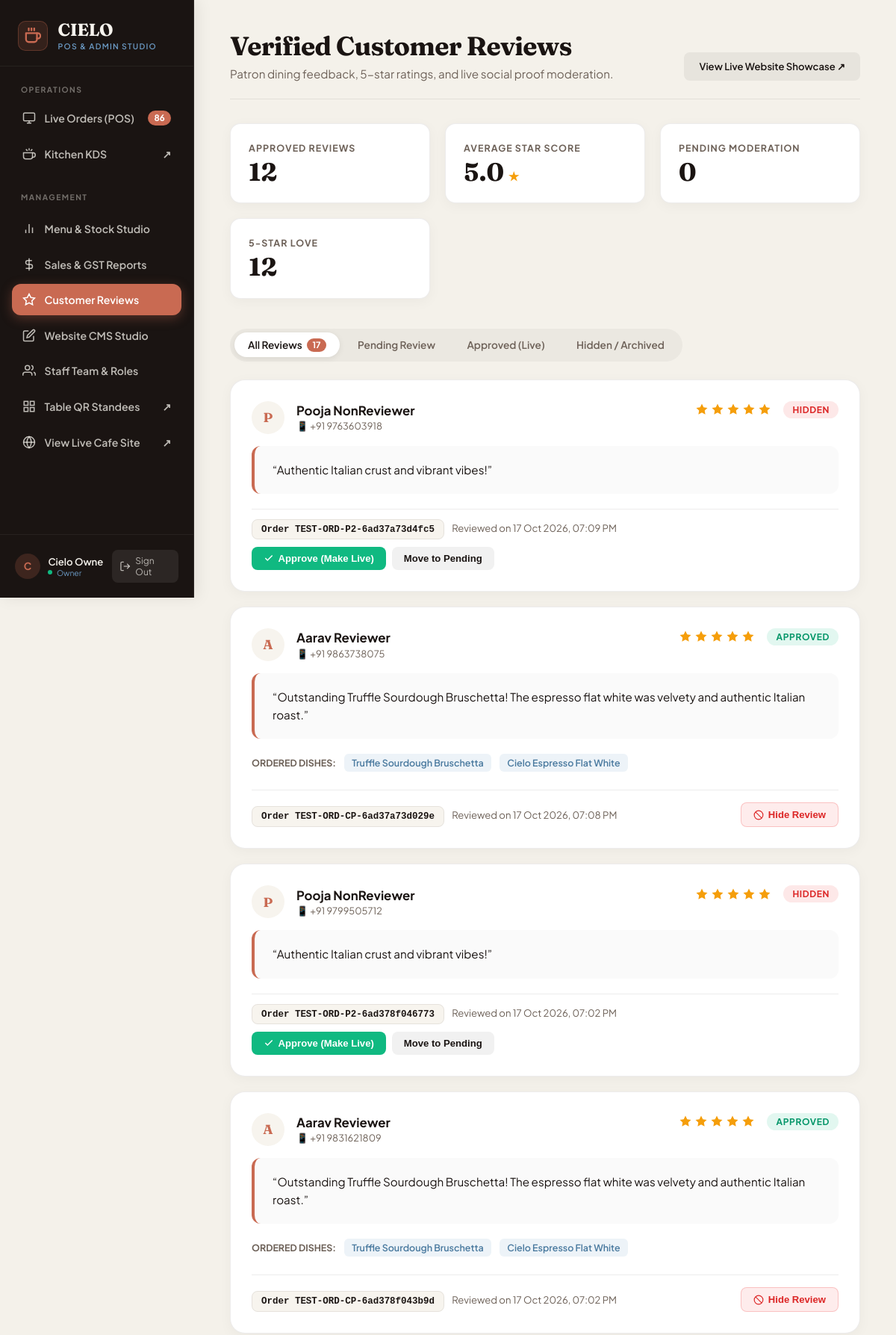
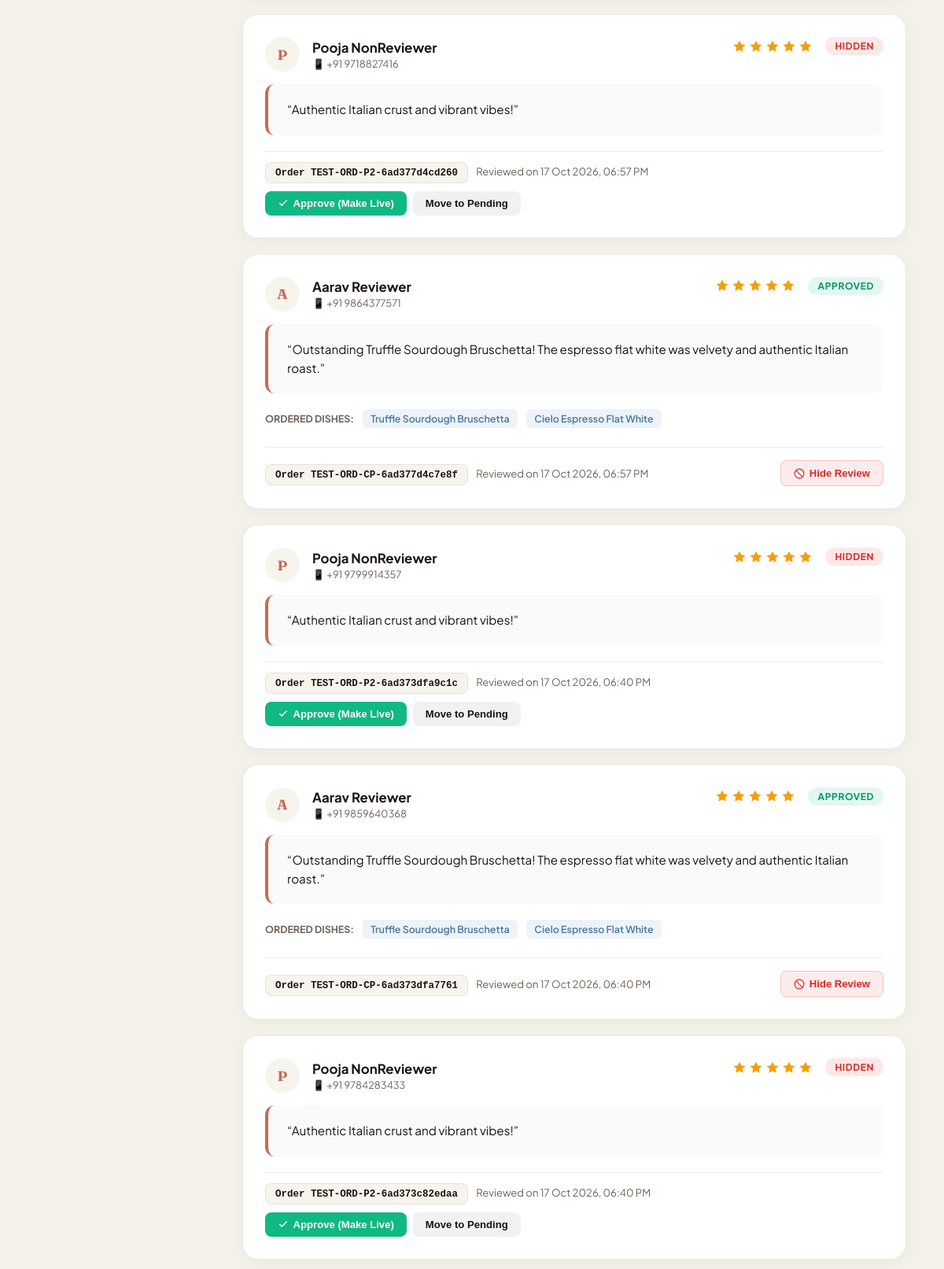
Page /admin/reviews.php (signed in, upper part) on the committed database (2 pictures, top to bottom).
### tables this page shows
CREATE TABLE `reviews` (
  `id` INTEGER PRIMARY KEY AUTOINCREMENT,
  `order_id` INTEGER NOT NULL UNIQUE,
  `user_id` INTEGER NOT NULL,
  `rating` INTEGER NOT NULL,
  `review_text` TEXT NULL,
  `photo_url` TEXT NULL,
  `status` TEXT NOT NULL DEFAULT 'pending',
  `created_at` TEXT NOT NULL DEFAULT CURRENT_TIMESTAMP,
  `updated_at` TEXT NOT NULL DEFAULT CURRENT_TIMESTAMP,
  FOREIGN KEY (`order_id`) REFERENCES `orders` (`id`) ON DELETE CASCADE,
  FOREIGN KEY (`user_id`) REFERENCES `users` (`id`) ON DELETE CASCADE
);

CREATE TABLE `users` (
  `id` INTEGER PRIMARY KEY AUTOINCREMENT,
  `phone` TEXT NOT NULL UNIQUE,
  `name` TEXT NULL,
  `email` TEXT NULL,
  `dob` TEXT NULL,
  `created_at` TEXT NOT NULL DEFAULT CURRENT_TIMESTAMP,
  `updated_at` TEXT NOT NULL DEFAULT CURRENT_TIMESTAMP
);

CREATE TABLE `orders` (
  `id` INTEGER PRIMARY KEY AUTOINCREMENT,
  `order_number` TEXT NOT NULL UNIQUE,
  `user_id` INTEGER NULL,
  `table_id` INTEGER NOT NULL,
  `status` TEXT NOT NULL DEFAULT 'placed',
  `subtotal_paise` INTEGER NOT NULL DEFAULT 0,
  `discount_paise` INTEGER NOT NULL DEFAULT 0,
  `tax_paise` INTEGER NOT NULL DEFAULT 0,
  `total_paise` INTEGER NOT NULL DEFAULT 0,
  `payment_status` TEXT NOT NULL DEFAULT 'pending',
  `payment_method` TEXT NOT NULL DEFAULT 'counter_cash',
  `kitchen_notes` TEXT NULL,
  `cancelled_reason` TEXT NULL,
  `created_at` TEXT NOT NULL DEFAULT CURRENT_TIMESTAMP,
  `updated_at` TEXT NOT NULL DEFAULT CURRENT_TIMESTAMP,
  FOREIGN KEY (`table_id`) REFERENCES `tables` (`id`),
  FOREIGN KEY (`user_id`) REFERENCES `users` (`id`) ON DELETE SET NULL
);

### app/bootstrap.php (called while the page is built, shortened)
<?php
spl_autoload_register(function (string $class) {
    $prefix = 'App\\';
    $baseDir = CIELO_APP . '/';
    $len = strlen($prefix);
    $relativeClass = substr($class, $len);
    $file = $baseDir . str_replace('\\', '/', $relativeClass) . '.php';
});
function db(): \App\Core\Database {
    return \App\Core\Database::getInstance();
}

### app/Core/Database.php (called while the page is built, shortened)
<?php
class Database
{
    private static ?self $instance = null;
    private ?PDO $pdo = null;
    private function __construct()
    {
        $defaultConnection = Config::get('database.default', 'sqlite');
        $config = Config::get("database.connections.{$defaultConnection}");
        $this->driver = $config['driver'] ?? 'mysql';
        try {
            if ($this->driver === 'sqlite') {
                $dbPath = $config['database'];
                $dir = dirname($dbPath);
                $dsn = "sqlite:{$dbPath}";
                $this->pdo = new PDO($dsn, null, null, $config['options'] ?? []);
                $this->pdo->exec('PRAGMA foreign_keys = ON;');
            }
        } catch (PDOException $e) {
            $sqlitePath = (defined('CIELO_DATABASE') ? CIELO_DATABASE : __DIR__ . '/../../database') . '/cielo.sqlite';
            if ($this->driver === 'mysql' && file_exists($sqlitePath)) {
                try {
                    $this->driver = 'sqlite';
                    $this->pdo = new PDO("sqlite:{$sqlitePath}", null, null, [
                        PDO::ATTR_ERRMODE => PDO::ERRMODE_EXCEPTION,
                        PDO::ATTR_DEFAULT_FETCH_MODE => PDO::FETCH_ASSOC,
                    ]);
                    $this->pdo->exec('PRAGMA foreign_keys = ON;');
                    return;
                } catch (Throwable) {
                }
            }
            throw new RuntimeException("Database connection failed [{$this->driver}]: " . $e->getMessage(), (int)$e->getCode(), $e);
        }
    }
    public static function getInstance(): self
    {
        if (self::$instance === null) {
            self::$instance = new self();
        }
        return self::$instance;
    }
    public function query(string $sql, array $params = []): \PDOStatement
    {
        try {
            $stmt = $this->pdo->prepare($sql);
            $stmt->execute($params);
            return $stmt;
        } catch (PDOException $e) {
            throw new RuntimeException("Query error: {$e->getMessage()} | SQL: {$sql}", (int)$e->getCode(), $e);
        }
    }
    public function fetch(string $sql, array $params = []): ?array
    {
        $stmt = $this->query($sql, $params);
        $result = $stmt->fetch();
        return $result === false ? null : $result;
    }
    public function fetchAll(string $sql, array $params = []): array
    {
        $stmt = $this->query($sql, $params);
        return $stmt->fetchAll();
    }
}

### app/Models/Review.php (called while the page is built, shortened)
<?php
class Review extends Model
{
    public static function countPending(): int
    {
        $db = db();
        $row = $db->fetch("SELECT COUNT(*) AS total FROM reviews WHERE status = 'pending'");
        return (int)($row['total'] ?? 0);
    }
    public static function getAllWithDetails(int $limit = 100, ?string $status = null): array
    {
        $db = db();
        $params = [];
        $where = "1=1";
        $params[] = $limit;
        $sql = "SELECT r.*,
                       u.name AS user_name,
                       u.phone AS user_phone,
                       u.email AS user_email,
                       o.order_number,
                       o.total_paise,
                       o.created_at AS order_date,
                       (SELECT GROUP_CONCAT(oi.item_name, ', ') FROM order_items oi WHERE oi.order_id = r.order_id) AS dishes_ordered
                FROM reviews r
                LEFT JOIN users u ON r.user_id = u.id
                LEFT JOIN orders o ON r.order_id = o.id
                WHERE {$where}
                ORDER BY CASE WHEN r.status = 'pending' THEN 0 ELSE 1 END, r.id DESC
                LIMIT ?";
        return $db->fetchAll($sql, $params);
    }
    public static function getSummaryStats(): array
    {
        $db = db();
        $row = $db->fetch("SELECT COUNT(*) AS total, AVG(rating) AS avg_rating FROM reviews WHERE status = 'approved'");
        $total = (int)($row['total'] ?? 0);
        $avg = round((float)($row['avg_rating'] ?? 5.0), 1);
        $distRows = $db->fetchAll("SELECT rating, COUNT(*) AS count FROM reviews WHERE status = 'approved' GROUP BY rating");
        $distribution = [5 => 0, 4 => 0, 3 => 0, 2 => 0, 1 => 0];
        foreach ($distRows as $dr) {
            $r = (int)$dr['rating'];
            if (isset($distribution[$r])) {
                $distribution[$r] = (int)$dr['count'];
            }
        }
        return [
            'total_approved' => $total,
            'average_rating' => $total > 0 ? $avg : 5.0,
            'distribution' => $distribution,
        ];
    }
}

### app/Core/Config.php (called while the page is built, shortened)
<?php
class Config
{
    private static array $items = [];
    public static function get(string $key, mixed $default = null): mixed
    {
        $parts = explode('.', $key);
        $file = array_shift($parts);
        if (!isset(self::$items[$file])) {
            $path = CIELO_CONFIG . '/' . $file . '.php';
            if (file_exists($path)) {
                self::$items[$file] = require $path;
            } else {
                return $default;
            }
        }
        $current = self::$items[$file];
        foreach ($parts as $part) {
            $current = $current[$part];
        }
        return $current;
    }
}

### config/database.php (called while the page is built)
<?php
return [
    'default' => getenv('DB_CONNECTION') ?: 'sqlite',
    'connections' => [
        'mysql' => [
            'driver' => 'mysql',
            'host' => getenv('DB_HOST') ?: '127.0.0.1',
            'port' => (int)(getenv('DB_PORT') ?: 3306),
            'database' => getenv('DB_DATABASE') ?: 'cielo_cafe',
            'username' => getenv('DB_USERNAME') ?: 'root',
            'password' => getenv('DB_PASSWORD') ?: '',
            'charset' => 'utf8mb4',
            'collation' => 'utf8mb4_unicode_ci',
            'options' => [
                PDO::ATTR_ERRMODE => PDO::ERRMODE_EXCEPTION,
                PDO::ATTR_DEFAULT_FETCH_MODE => PDO::FETCH_ASSOC,
                PDO::ATTR_EMULATE_PREPARES => false,
                (defined('Pdo\Mysql::ATTR_INIT_COMMAND') ? \Pdo\Mysql::ATTR_INIT_COMMAND : 1002) => "SET NAMES utf8mb4 COLLATE utf8mb4_unicode_ci",
            ],
        ],
        'sqlite' => [
            'driver' => 'sqlite',
            'database' => (function() {
                $raw = (string)(getenv('DB_DATABASE') ?: '');
                if (empty($raw) || $raw === 'cielo_cafe') {
                    return (defined('CIELO_DATABASE') ? CIELO_DATABASE : __DIR__ . '/../database') . '/cielo.sqlite';
                }
                if (str_starts_with($raw, '/') || preg_match('/^[A-Za-z]:[\\\\\/]/', $raw)) {
                    return $raw;
                }
                $root = defined('CIELO_ROOT') ? CIELO_ROOT : dirname(__DIR__);
                return $root . '/' . ltrim($raw, '/');
            })(),
            'options' => [
                PDO::ATTR_ERRMODE => PDO::ERRMODE_EXCEPTION,
                PDO::ATTR_DEFAULT_FETCH_MODE => PDO::FETCH_ASSOC,
                PDO::ATTR_EMULATE_PREPARES => false,
            ],
        ],
    ],
];

### app/Services/ReviewService.php (called while the page is built, shortened)
<?php
class ReviewService
{
    public static function getStats(): array
    {
        return Review::getSummaryStats();
    }
}

### admin/reviews.php (the view, shortened to what this page needs)
<?php
require_once __DIR__ . '/../app/bootstrap.php';
$filter = (string)($_GET['status'] ?? 'all');
$statusFilter = in_array($filter, ['pending', 'approved', 'hidden'], true) ? $filter : null;
$reviews = Review::getAllWithDetails(100, $statusFilter);
$stats = ReviewService::getStats();
$pendingCount = Review::countPending();
?>
<!DOCTYPE html>
<html lang="en">
<head>
</head>
<body>
  <?php require __DIR__ . '/includes/sidebar.php'; ?>
  <main class="admin-main">
    <div class="header-bar">
      <div>
        <h1 class="page-title">Verified Customer Reviews</h1>
        <p class="page-sub">Patron dining feedback, 5-star ratings, and live social proof moderation.</p>
      </div>
      <div>
        <a href="/index.php#reviews" target="_blank" class="btn-action btn-restore" style="text-decoration: none; padding: 0.65rem 1.25rem;">
          View Live Website Showcase ↗
        </a>
      </div>
    </div>
    <div class="metric-grid">
      <div class="metric-card">
        <span class="metric-label">Approved Reviews</span>
        <div class="metric-value">
          <?= number_format($stats['total_approved']) ?>
        </div>
      </div>
      <div class="metric-card">
        <span class="metric-label">Average Star Score</span>
        <div class="metric-value">
          <?= number_format($stats['average_rating'], 1) ?> <span style="font-size: 1rem; color: #F59E0B;">★</span>
        </div>
      </div>
      <div class="metric-card">
        <span class="metric-label">Pending Moderation</span>
        <div class="metric-value" style="color: <?= $pendingCount > 0 ? 'var(--accent-terracotta)' : 'var(--text-espresso)' ?>;">
          <?= number_format($pendingCount) ?>
        </div>
      </div>
      <div class="metric-card">
        <span class="metric-label">5-Star Love</span>
        <div class="metric-value">
          <?= number_format($stats['distribution'][5] ?? 0) ?>
        </div>
      </div>
    </div>
    <div class="filters-bar">
      <div class="filter-tabs">
        <a href="?status=all" class="filter-tab <?= $filter === 'all' ? 'active' : '' ?>">
          All Reviews
          <span class="badge-count"><?= count($reviews) ?></span>
        </a>
        <a href="?status=pending" class="filter-tab <?= $filter === 'pending' ? 'active' : '' ?>">
          Pending Review
        </a>
        <a href="?status=approved" class="filter-tab <?= $filter === 'approved' ? 'active' : '' ?>">
          Approved (Live)
        </a>
        <a href="?status=hidden" class="filter-tab <?= $filter === 'hidden' ? 'active' : '' ?>">
          Hidden / Archived
        </a>
      </div>
    </div>
    <?php if (empty($reviews)): ?>
      <div style="background: #fff; border-radius: var(--radius-lg); padding: 4rem 2rem; text-align: center; border: 1px dashed var(--border-warm); color: var(--text-muted);">
        <div style="font-size: 2.5rem; margin-bottom: 0.5rem;">★</div>
        <h3 style="font-size: 1.15rem; color: var(--text-espresso); margin: 0 0 0.5rem;">No reviews found in this view</h3>
        <p style="font-size: 0.88rem; margin: 0;">Verified reviews will appear here once patrons complete dining orders.</p>
      </div>
    <?php else: ?>
      <div class="reviews-list">
        <?php foreach ($reviews as $rev): ?>
          <div class="review-item">
            <div class="review-item-header">
              <div class="reviewer-meta">
                <div class="reviewer-avatar">
                  <?= strtoupper(substr($rev['user_name'] ?: 'P', 0, 1)) ?>
                </div>
                <div>
                  <h3 class="reviewer-name"><?= htmlspecialchars($rev['user_name'] ?: 'Patron') ?></h3>
                  <div class="reviewer-contact">
                    <span>📱 +91 <?= htmlspecialchars((string)$rev['user_phone']) ?></span>
                  </div>
                </div>
              </div>
              <div style="display: flex; align-items: center; gap: 1rem;">
                <div class="stars-display">
                  <?php for ($s = 1; $s <= 5; $s++): ?>
                    <svg class="star-icon <?= $s <= (int)$rev['rating'] ? '' : 'empty' ?>" viewBox="0 0 24 24">
                      <polygon points="12 2 15.09 8.26 22 9.27 17 14.14 18.18 21.02 12 17.77 5.82 21.02 7 14.14 2 9.27 8.91 8.26 12 2"/>
                    </svg>
                  <?php endfor; ?>
                </div>
                <span class="status-badge <?= htmlspecialchars($rev['status']) ?>">
                  <?= ucfirst(htmlspecialchars($rev['status'])) ?>
                </span>
              </div>
            </div>
            <div class="review-content">
              &ldquo;<?= nl2br(htmlspecialchars((string)$rev['review_text'])) ?>&rdquo;
            </div>
            <?php if (!empty($rev['dishes_ordered'])): ?>
              <div style="margin-bottom: 1rem;">
                <span style="font-size: 0.78rem; font-weight: 700; color: var(--text-muted); text-transform: uppercase; margin-right: 0.5rem;">Ordered Dishes:</span>
                <?php foreach (explode(',', (string)$rev['dishes_ordered']) as $dish): ?>
                  <span class="dish-tag"><?= htmlspecialchars(trim($dish)) ?></span>
                <?php endforeach; ?>
              </div>
            <?php endif; ?>
            <div class="review-footer">
              <div style="font-size: 0.82rem; color: var(--text-muted);">
                <span class="order-pill">Order <?= htmlspecialchars((string)$rev['order_number']) ?></span>
                <span style="margin-left: 0.5rem;">Reviewed on <?= date('d M Y, h:i A', strtotime($rev['created_at'])) ?></span>
              </div>
              <form method="POST" style="margin: 0;" class="action-group">
                <?php if ($rev['status'] !== 'approved'): ?>
                  <button type="submit" name="new_status" value="approved" class="btn-action btn-approve">
                    <svg width="14" height="14" viewBox="0 0 24 24" fill="none" stroke="currentColor" stroke-width="2.5"><polyline points="20 6 9 17 4 12"/></svg>
                    Approve (Make Live)
                  </button>
                <?php endif; ?>
                <?php if ($rev['status'] !== 'hidden'): ?>
                  <button type="submit" name="new_status" value="hidden" class="btn-action btn-hide">
                    <svg width="14" height="14" viewBox="0 0 24 24" fill="none" stroke="currentColor" stroke-width="2"><circle cx="12" cy="12" r="10"/><line x1="4.93" y1="4.93" x2="19.07" y2="19.07"/></svg>
                    Hide Review
                  </button>
                <?php endif; ?>
                <?php if ($rev['status'] === 'hidden'): ?>
                  <button type="submit" name="new_status" value="pending" class="btn-action btn-restore">
                    Move to Pending
                  </button>
                <?php endif; ?>
              </form>
            </div>
          </div>
        <?php endforeach; ?>
      </div>
    <?php endif; ?>
  </main>
</body>
</html>

### rows in the picture
reviews: user.name "P", user.name "Pooja NonReviewer", user.phone "9763603918", rating 5 (drawn), status "HIDDEN", review_text "Authentic Italian crust and vibrant vibes!", order.order_number "TEST-ORD-P2-6ad37a73d4fc5", created_at "17 Oct 2026, 07:09 PM", shows "Approve (Make Live)", shows "Move to Pending"
reviews: user.name "A", user.name "Aarav Reviewer", user.phone "9863738075", rating 5 (drawn), status "APPROVED", review_text "Outstanding Truffle Sourdough Bruschetta! The espresso flat white was velvety and authentic Italian roast.", dish "Truffle Sourdough Bruschetta", dish "Cielo Espresso Flat White", order.order_number "TEST-ORD-CP-6ad37a73d029e", created_at "17 Oct 2026, 07:08 PM", shows "Hide Review"
reviews: user.name "P", user.name "Pooja NonReviewer", user.phone "9799505712", rating 5 (drawn), status "HIDDEN", review_text "Authentic Italian crust and vibrant vibes!", order.order_number "TEST-ORD-P2-6ad378f046773", created_at "17 Oct 2026, 07:02 PM", shows "Approve (Make Live)", shows "Move to Pending"
reviews: user.name "A", user.name "Aarav Reviewer", user.phone "9831621809", rating 5 (drawn), status "APPROVED", review_text "Outstanding Truffle Sourdough Bruschetta! The espresso flat white was velvety and authentic Italian roast.", dish "Truffle Sourdough Bruschetta", dish "Cielo Espresso Flat White", order.order_number "TEST-ORD-CP-6ad378f043b9d", created_at "17 Oct 2026, 07:02 PM", shows "Hide Review"
reviews: user.name "P", user.name "Pooja NonReviewer", user.phone "9718827416", rating 5 (drawn), status "HIDDEN", review_text "Authentic Italian crust and vibrant vibes!", order.order_number "TEST-ORD-P2-6ad377d4cd260", created_at "17 Oct 2026, 06:57 PM", shows "Approve (Make Live)", shows "Move to Pending"
reviews: user.name "A", user.name "Aarav Reviewer", user.phone "9864377571", rating 5 (drawn), status "APPROVED", review_text "Outstanding Truffle Sourdough Bruschetta! The espresso flat white was velvety and authentic Italian roast.", dish "Truffle Sourdough Bruschetta", dish "Cielo Espresso Flat White", order.order_number "TEST-ORD-CP-6ad377d4c7e8f", created_at "17 Oct 2026, 06:57 PM", shows "Hide Review"
reviews: user.name "P", user.name "Pooja NonReviewer", user.phone "9799914357", rating 5 (drawn), status "HIDDEN", review_text "Authentic Italian crust and vibrant vibes!", order.order_number "TEST-ORD-P2-6ad373dfa9c1c", created_at "17 Oct 2026, 06:40 PM", shows "Approve (Make Live)", shows "Move to Pending"
reviews: user.name "A", user.name "Aarav Reviewer", user.phone "9859640368", rating 5 (drawn), status "APPROVED", review_text "Outstanding Truffle Sourdough Bruschetta! The espresso flat white was velvety and authentic Italian roast.", dish "Truffle Sourdough Bruschetta", dish "Cielo Espresso Flat White", order.order_number "TEST-ORD-CP-6ad373dfa7761", created_at "17 Oct 2026, 06:40 PM", shows "Hide Review"
reviews: user.name "P", user.name "Pooja NonReviewer", user.phone "9784283433", rating 5 (drawn), status "HIDDEN", review_text "Authentic Italian crust and vibrant vibes!", order.order_number "TEST-ORD-P2-6ad373c82edaa", created_at "17 Oct 2026, 06:40 PM", shows "Approve (Make Live)", shows "Move to Pending"

### other values in the picture
$activeOrdersCount "86"
substr((string)($staffUser['name'] ?? 'U'), 0, 1) "C"
$staffUser['name'] "Cielo…"
$staffUser['role'] "Owner"
$stats['total_approved'] "12"
$stats['average_rating'] "5.0"
$pendingCount "0"
$stats['distribution'][5] "12"
count($reviews) "17"
